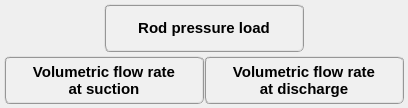
                <widget class="QWidget" name="tab_frequency">
                 <attribute name="title">
                  <string>Frequency</string>
                 </attribute>
                 <layout class="QGridLayout" name="gridLayout_25">
                  <property name="leftMargin">
                   <number>4</number>
                  </property>
                  <property name="topMargin">
                   <number>4</number>
                  </property>
                  <property name="rightMargin">
                   <number>4</number>
                  </property>
                  <property name="bottomMargin">
                   <number>4</number>
                  </property>
                  <property name="spacing">
                   <number>4</number>
                  </property>
                  <item row="0" column="0">
                   <widget class="QFrame" name="frame_28">
                    <property name="frameShape">
                     <enum>QFrame::NoFrame</enum>
                    </property>
                    <property name="frameShadow">
                     <enum>QFrame::Raised</enum>
                    </property>
                    <layout class="QGridLayout" name="gridLayout_24">
                     <property name="leftMargin">
                      <number>0</number>
                     </property>
                     <property name="topMargin">
                      <number>0</number>
                     </property>
                     <property name="rightMargin">
                      <number>0</number>
                     </property>
                     <property name="bottomMargin">
                      <number>0</number>
                     </property>
                     <property name="spacing">
                      <number>0</number>
                     </property>
                     <item row="0" column="0">
                      <widget class="QPushButton" name="pushButton_plot_rod_pressure_load_frequency">
                       <property name="minimumSize">
                        <size>
                         <width>200</width>
                         <height>48</height>
                        </size>
                       </property>
                       <property name="maximumSize">
                        <size>
                         <width>200</width>
                         <height>48</height>
                        </size>
                       </property>
                       <property name="font">
                        <font>
                         <family>MS Shell Dlg 2</family>
                         <pointsize>11</pointsize>
                         <weight>75</weight>
                         <italic>false</italic>
                         <bold>true</bold>
                        </font>
                       </property>
                       <property name="styleSheet">
                        <string notr="true">QPushButton{border-radius: 6px; border-color: rgb(150, 150, 150); border-style: ridge; border-width: 2px; color: rgb(0, 0, 0); background-color: rgb(240, 240, 240); font: 75 bold 11pt &quot;MS Shell Dlg 2&quot;}
QPushButton:hover{border-radius: 6px; border-color: rgb(0, 170, 255); border-style: ridge; border-width: 2px; color: rgb(0, 0, 0); background-color: rgba(174, 213, 255, 100); font: 75 bold 11pt &quot;MS Shell Dlg 2&quot;}
QPushButton:pressed{border-radius: 6px; border-color: rgb(0, 170, 255); border-style: ridge; border-width: 3px; color: rgb(0, 0, 0); background-color: rgb(174, 213, 255); font: 75 bold 11pt &quot;MS Shell Dlg 2&quot;}</string>
                       </property>
                       <property name="text">
                        <string>Rod pressure load</string>
                       </property>
                      </widget>
                     </item>
                    </layout>
                   </widget>
                  </item>
                  <item row="1" column="0">
                   <widget class="QFrame" name="frame_29">
                    <property name="frameShape">
                     <enum>QFrame::NoFrame</enum>
                    </property>
                    <property name="frameShadow">
                     <enum>QFrame::Raised</enum>
                    </property>
                    <layout class="QGridLayout" name="gridLayout_23">
                     <property name="leftMargin">
                      <number>0</number>
                     </property>
                     <property name="topMargin">
                      <number>0</number>
                     </property>
                     <property name="rightMargin">
                      <number>0</number>
                     </property>
                     <property name="bottomMargin">
                      <number>0</number>
                     </property>
                     <property name="spacing">
                      <number>0</number>
                     </property>
                     <item row="0" column="0">
                      <widget class="QPushButton" name="pushButton_plot_volumetric_flow_rate_at_suction_frequency">
                       <property name="minimumSize">
                        <size>
                         <width>200</width>
                         <height>48</height>
                        </size>
                       </property>
                       <property name="maximumSize">
                        <size>
                         <width>200</width>
                         <height>48</height>
                        </size>
                       </property>
                       <property name="font">
                        <font>
                         <family>MS Shell Dlg 2</family>
                         <pointsize>11</pointsize>
                         <weight>75</weight>
                         <italic>false</italic>
                         <bold>true</bold>
                        </font>
                       </property>
                       <property name="styleSheet">
                        <string notr="true">QPushButton{border-radius: 6px; border-color: rgb(150, 150, 150); border-style: ridge; border-width: 2px; color: rgb(0, 0, 0); background-color: rgb(240, 240, 240); font: 75 bold 11pt &quot;MS Shell Dlg 2&quot;}
QPushButton:hover{border-radius: 6px; border-color: rgb(0, 170, 255); border-style: ridge; border-width: 2px; color: rgb(0, 0, 0); background-color: rgba(174, 213, 255, 100); font: 75 bold 11pt &quot;MS Shell Dlg 2&quot;}
QPushButton:pressed{border-radius: 6px; border-color: rgb(0, 170, 255); border-style: ridge; border-width: 3px; color: rgb(0, 0, 0); background-color: rgb(174, 213, 255); font: 75 bold 11pt &quot;MS Shell Dlg 2&quot;}</string>
                       </property>
                       <property name="text">
                        <string>Volumetric flow rate 
at suction</string>
                       </property>
                      </widget>
                     </item>
                     <item row="0" column="1">
                      <widget class="QPushButton" name="pushButton_plot_volumetric_flow_rate_at_discharge_frequency">
                       <property name="minimumSize">
                        <size>
                         <width>200</width>
                         <height>48</height>
                        </size>
                       </property>
                       <property name="maximumSize">
                        <size>
                         <width>200</width>
                         <height>48</height>
                        </size>
                       </property>
                       <property name="font">
                        <font>
                         <family>MS Shell Dlg 2</family>
                         <pointsize>11</pointsize>
                         <weight>75</weight>
                         <italic>false</italic>
                         <bold>true</bold>
                        </font>
                       </property>
                       <property name="styleSheet">
                        <string notr="true">QPushButton{border-radius: 6px; border-color: rgb(150, 150, 150); border-style: ridge; border-width: 2px; color: rgb(0, 0, 0); background-color: rgb(240, 240, 240); font: 75 bold 11pt &quot;MS Shell Dlg 2&quot;}
QPushButton:hover{border-radius: 6px; border-color: rgb(0, 170, 255); border-style: ridge; border-width: 2px; color: rgb(0, 0, 0); background-color: rgba(174, 213, 255, 100); font: 75 bold 11pt &quot;MS Shell Dlg 2&quot;}
QPushButton:pressed{border-radius: 6px; border-color: rgb(0, 170, 255); border-style: ridge; border-width: 3px; color: rgb(0, 0, 0); background-color: rgb(174, 213, 255); font: 75 bold 11pt &quot;MS Shell Dlg 2&quot;}</string>
                       </property>
                       <property name="text">
                        <string>Volumetric flow rate 
at discharge</string>
                       </property>
                      </widget>
                     </item>
                    </layout>
                   </widget>
                  </item>
                 </layout>
                </widget>
